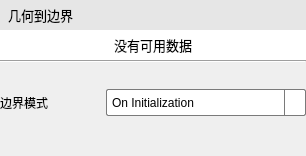
     <widget class="QWidget" name="tab_2">
      <attribute name="title">
       <string>边界</string>
      </attribute>
      <layout class="QGridLayout" name="gridLayout_10">
       <property name="leftMargin">
        <number>0</number>
       </property>
       <property name="topMargin">
        <number>0</number>
       </property>
       <property name="rightMargin">
        <number>0</number>
       </property>
       <property name="bottomMargin">
        <number>0</number>
       </property>
       <item row="0" column="0">
        <layout class="QVBoxLayout" name="verticalLayout_3">
         <item>
          <layout class="QVBoxLayout" name="verticalLayout_2">
           <property name="spacing">
            <number>0</number>
           </property>
           <item>
            <widget class="QLabel" name="label_2">
             <property name="minimumSize">
              <size>
               <width>0</width>
               <height>30</height>
              </size>
             </property>
             <property name="maximumSize">
              <size>
               <width>16777215</width>
               <height>30</height>
              </size>
             </property>
             <property name="font">
              <font>
               <family>Agency FB</family>
               <pointsize>10</pointsize>
              </font>
             </property>
             <property name="styleSheet">
              <string notr="true">QLabel {
    background-color: rgb(230, 230, 230); /* 背景色 */
    padding-left: 5px; /* 左侧内边距 */
}

</string>
             </property>
             <property name="text">
              <string>几何到边界</string>
             </property>
             <property name="alignment">
              <set>Qt::AlignLeading|Qt::AlignLeft|Qt::AlignVCenter</set>
             </property>
            </widget>
           </item>
           <item>
            <widget class="QLabel" name="label_3">
             <property name="minimumSize">
              <size>
               <width>0</width>
               <height>30</height>
              </size>
             </property>
             <property name="maximumSize">
              <size>
               <width>16777215</width>
               <height>30</height>
              </size>
             </property>
             <property name="font">
              <font>
               <family>Agency FB</family>
               <pointsize>10</pointsize>
              </font>
             </property>
             <property name="styleSheet">
              <string notr="true">QLabel {
    background-color: #FFFFFF; /* 背景为白色 */
    color: #000000; /* 文字颜色为黑色 */
    border: none; /* 无边框 */
    text-align: center; /* 水平居中 */
    qproperty-alignment: 'AlignCenter'; /* 垂直和水平居中 */
}</string>
             </property>
             <property name="text">
              <string>没有可用数据</string>
             </property>
             <property name="alignment">
              <set>Qt::AlignCenter</set>
             </property>
            </widget>
           </item>
           <item>
            <widget class="Line" name="line">
             <property name="orientation">
              <enum>Qt::Horizontal</enum>
             </property>
            </widget>
           </item>
          </layout>
         </item>
         <item>
          <spacer name="verticalSpacer_3">
           <property name="orientation">
            <enum>Qt::Vertical</enum>
           </property>
           <property name="sizeType">
            <enum>QSizePolicy::Fixed</enum>
           </property>
           <property name="sizeHint" stdset="0">
            <size>
             <width>20</width>
             <height>20</height>
            </size>
           </property>
          </spacer>
         </item>
         <item>
          <layout class="QHBoxLayout" name="horizontalLayout_39">
           <item>
            <widget class="QLabel" name="label_43">
             <property name="minimumSize">
              <size>
               <width>80</width>
               <height>27</height>
              </size>
             </property>
             <property name="maximumSize">
              <size>
               <width>80</width>
               <height>27</height>
              </size>
             </property>
             <property name="font">
              <font>
               <family>Microsoft YaHei</family>
               <pointsize>9</pointsize>
              </font>
             </property>
             <property name="text">
              <string>边界模式</string>
             </property>
            </widget>
           </item>
           <item>
            <spacer name="horizontalSpacer_25">
             <property name="orientation">
              <enum>Qt::Horizontal</enum>
             </property>
             <property name="sizeType">
              <enum>QSizePolicy::Expanding</enum>
             </property>
             <property name="sizeHint" stdset="0">
              <size>
               <width>20</width>
               <height>20</height>
              </size>
             </property>
            </spacer>
           </item>
           <item>
            <widget class="QComboBox" name="comboBox_18">
             <property name="minimumSize">
              <size>
               <width>200</width>
               <height>27</height>
              </size>
             </property>
             <property name="maximumSize">
              <size>
               <width>200</width>
               <height>27</height>
              </size>
             </property>
             <property name="styleSheet">
              <string notr="true">QComboBox {
    background-color: white;
    border: 1px solid rgb(122, 122, 122); /* 默认边界颜色 */
    border-radius: 2px;
    padding: 5px;
    min-height: 15px;
}

QComboBox:hover {
    border: 1px solid rgb(23, 23, 23); /* 鼠标悬浮时边界颜色 */
}

QComboBox::drop-down {
    subcontrol-origin: padding;
    subcontrol-position: top right;
    width: 20px;
    border-left-width: 1px;
    border-left-color: rgb(122, 122, 122); /* 默认边界颜色 */
    border-left-style: solid;
    border-top-right-radius: 3px;
    border-bottom-right-radius: 3px;
}

QComboBox::drop-down:hover {
    border-left-color: rgb(23, 23, 23); /* 鼠标悬浮时边界颜色 */
}

QComboBox::down-arrow {
    image: url(&quot;../res/arrow.png&quot;); /* 使用相对路径 */
    width: 10px;
    height: 10px;
}

QComboBox QAbstractItemView {
    border: 1px solid rgb(122, 122, 122); /* 默认边界颜色 */
    selection-background-color: #f0f0f0;
    selection-color: black;
    outline: 0px;
}

QComboBox QAbstractItemView::item {
    min-height: 25px; /* 增加选项高度 */
}

QComboBox QAbstractItemView QScrollBar:vertical {
    border: 1px solid rgb(122, 122, 122); /* 默认边界颜色 */
    background: white;
    width: 12px;
    margin: 0px 0px 0px 0px;
}

QComboBox QAbstractItemView QScrollBar::handle:vertical {
    background: #bfbfbf;
    min-height: 20px;
    border-radius: 5px;
}

QComboBox QAbstractItemView QScrollBar::add-line:vertical {
    background: white;
    height: 0px;
    subcontrol-position: bottom;
    subcontrol-origin: margin;
}

QComboBox QAbstractItemView QScrollBar::sub-line:vertical {
    background: white;
    height: 0px;
    subcontrol-position: top;
    subcontrol-origin: margin;
}

QComboBox QAbstractItemView QScrollBarup-arrow:vertical, 
QComboBox QAbstractItemView QScrollBardown-arrow:vertical {
    border: none;
    width: 0px;
    height: 0px;
    background: none;
}

QComboBox QAbstractItemView QScrollBaradd-page:vertical, 
QComboBox QAbstractItemView QScrollBarsub-page:vertical {
    background: none;
}

</string>
             </property>
             <item>
              <property name="text">
               <string>On Initialization</string>
              </property>
             </item>
             <item>
              <property name="text">
               <string>On Demand</string>
              </property>
             </item>
            </widget>
           </item>
          </layout>
         </item>
         <item>
          <spacer name="verticalSpacer_2">
           <property name="orientation">
            <enum>Qt::Vertical</enum>
           </property>
           <property name="sizeHint" stdset="0">
            <size>
             <width>20</width>
             <height>40</height>
            </size>
           </property>
          </spacer>
         </item>
        </layout>
       </item>
      </layout>
     </widget>
